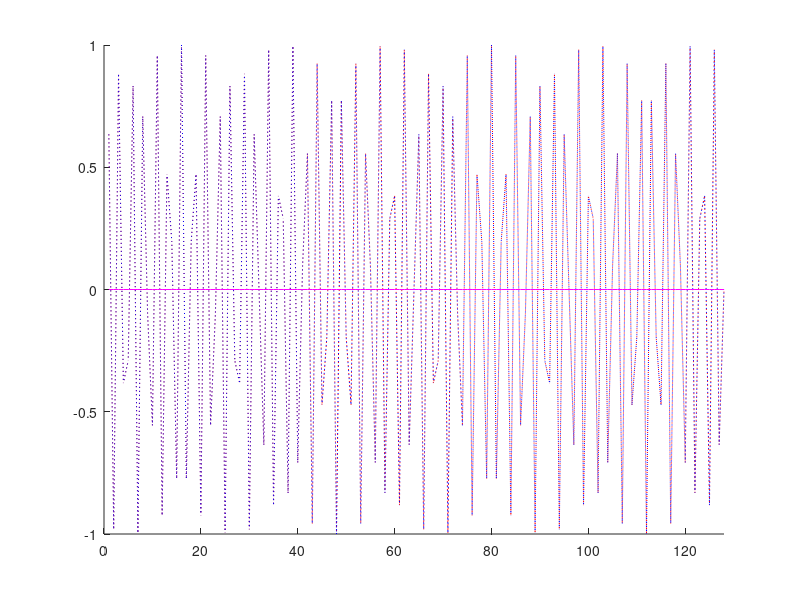

The MATLAB source for this figure:
%% Donnees standard
freqEchantillon = 256.0;
pi = 3.141592;
size = 128;
i = 1:size;

%% Definition du signal 1
signal1.amp = 1.0;
signal1.phase = 0.0;
signal1.freq = 356.0;

%% Definition du signal 2
signal2.amp = 1.0;
signal2.phase = 0.0;
signal2.freq = 100.0;

%% Echantillonage
signal1.sig = signal1.amp * sin(2.0 * pi * signal1.freq * i / freqEchantillon + signal1.phase);
signal2.sig = signal2.amp * sin(2.0 * pi * signal2.freq * i / freqEchantillon + signal2.phase);
signal3.sig = signal1.sig - signal2.sig; % Soustraction de deux signaux identiques = 0

%% Affichage graphique
close all
figure()
hold on

axis([0 size -1 1]);
plot(signal1.sig, ':r');
plot(signal2.sig, ':b');
plot(signal3.sig, '-m');

hold off